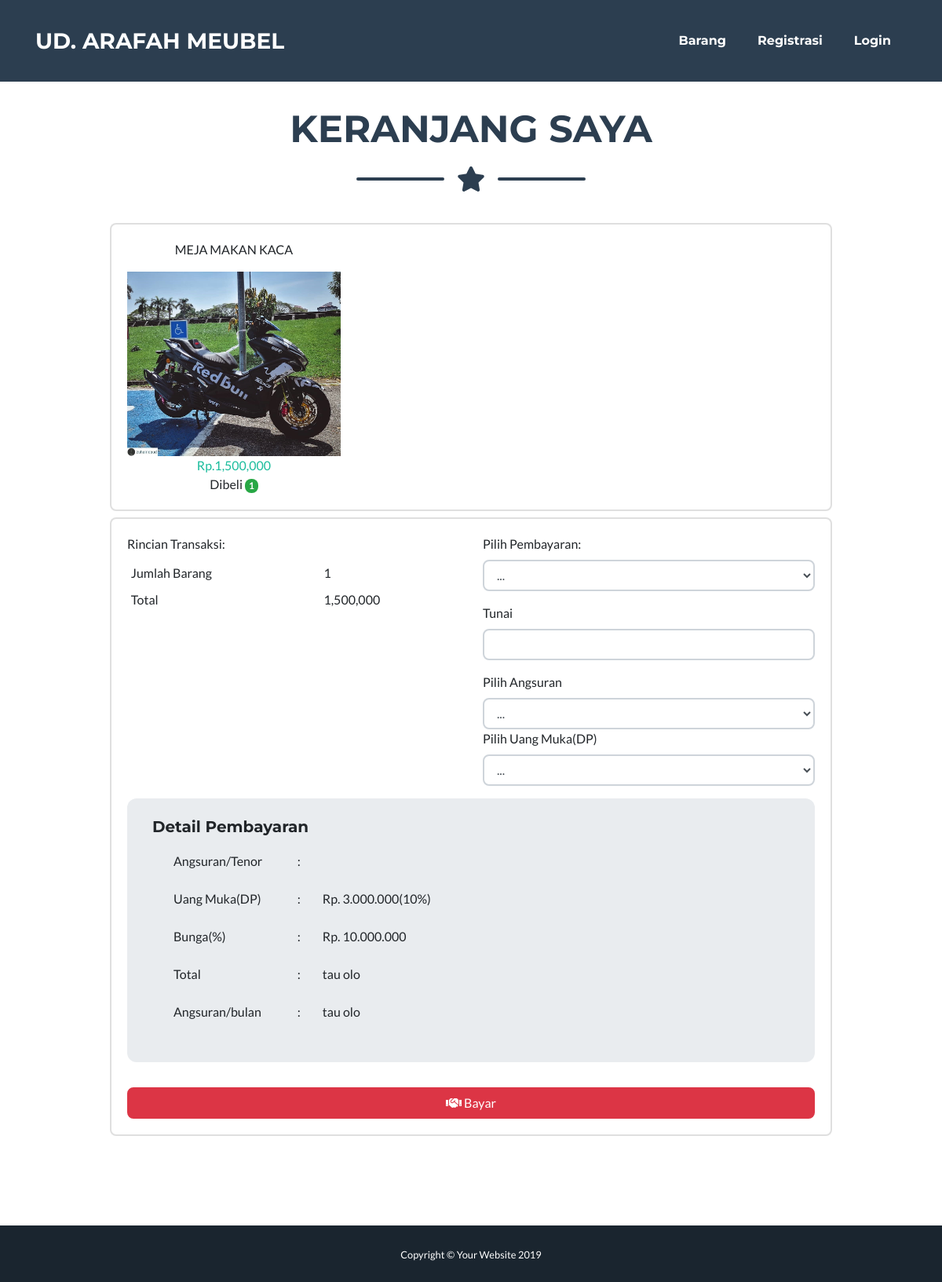
Before: /pelanggan/index2.php?page=keranjang with the older database file.
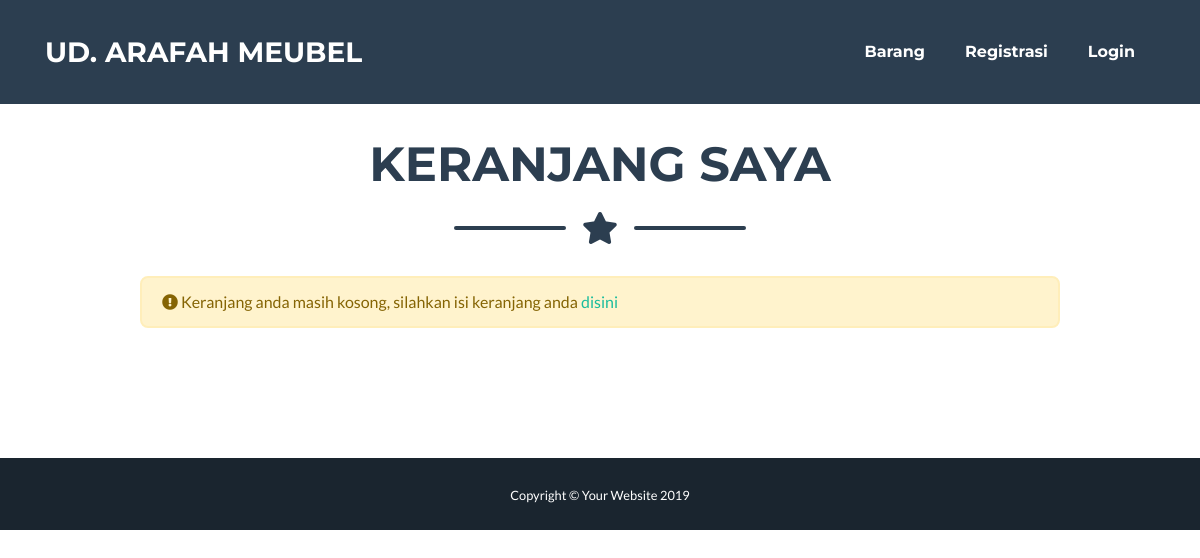
After: the same page with the newer database file.
### tables this page shows
CREATE TABLE IF NOT EXISTS `tbproduk` (
  `id` int(10) NOT NULL,
  `id_kategori` varchar(10) NOT NULL,
  `nama_barang` text NOT NULL,
  `harga` varchar(10) NOT NULL,
  `deskripsi` text NOT NULL,
  `tanggal` varchar(50) NOT NULL,
  `img` varchar(50) NOT NULL
);

CREATE TABLE IF NOT EXISTS `tbkeranjang` (
  `id` int(5) NOT NULL,
  `kode_pro` char(10) NOT NULL,
  `kode_pel` char(10) NOT NULL,
  `jumlah` char(20) NOT NULL
);

### pelanggan/laman/keranjang.php (the view, shortened to what this page needs)
<div class="col-md-10 offset-md-1">
	<?php
	$sql = mysql_query("SELECT * FROM tbkeranjang WHERE kode_pel='$idp'");
	$r = mysql_num_rows($sql);
	if($r){
	?>
	<div class="card my-2">
		<div class="card-body">
			<div class="row">
				<?php
				$sql = mysql_query("SELECT * FROM tbproduk a, tbkeranjang b, tbstok c WHERE a.id=b.kode_pro AND a.id=c.id_poroduk ORDER BY 1");
				while($d = mysql_fetch_array($sql)){?>
					<div class="col-md-4">
						<p class="text-center text-uppercase"><?= $d['nama_barang'];?></p>
						<img src="pic/1.jpg" class="img-fluid">
						<div class="card-text text-center">
							<span class="text-primary">Rp.<?= number_format($d['harga']);?></span><br>
							Dibeli <div class="badge badge-success"><?= $d['jumlah'];?></div><br>
						</div>
					</div>
				<?php } ?>
			</div>
		</div>
	</div>
	<div class="card">
		<div class="card-body">
			<div class="row">
				<?php
				$id = $_SESSION['id'];
				$sql = mysql_query("SELECT * FROM tbkeranjang a, tbproduk b WHERE a.kode_pro=b.id AND kode_pel='$id'");
				$item = 0;
				$tot = 0;
				while($d = mysql_fetch_array($sql)){
					$item += $d['jumlah'];
					$tot += $d['jumlah']*$d['harga'];
				}
				?>
				<div class="col-md-6">
					<label>Rincian Transaksi: </label>
					<table class="table table-borderless table-sm table-hover">
						<tr>
							<td>Jumlah Barang</td>
							<td id="item" alt="<?= $item;?>"><?= $item;?></td>
						</tr>
						<tr>
							<td>Total</td>
							<td id="total" alt="<?= $tot;?>"><?= number_format($tot);?></td>
						</tr>
					</table>
				</div>
				<div class="col-md-6">
					<div class="form-group">
						<label for="pilih_pay">Pilih Pembayaran:</label>
						<select class="form-control" id="pilih_pay">
							<option>...</option>
						</select>
					</div>
					<div class="form-group" id="tun">
						<label for="tunai">Tunai</label>
						<input type="text" name="" class="form-control" id="tunai">
					</div>
					<div class="form-group" id="kre">
						<label for="kredit">Pilih Angsuran</label>
						<select class="form-control" id="kredit">
							<option value="">...</option>
						</select>
						<label for="kredit">Pilih Uang Muka(DP)</label>
						<select class="form-control" id="dp">
							<option value="">...</option>
						</select>
					</div>
				</div>
			</div>
			<div class="jumbotron py-4" id="detail">
				<h5>Detail Pembayaran</h5>
				<div class="col-md-6">
					<table class="table table-borderless">
						<tr>
							<td>Angsuran/Tenor</td>
							<td>:</td>
							<td id="h_kre" alt=""></td>
						</tr>
						<tr>
							<td>Uang Muka(DP)</td>
							<td>:</td>
							<td id="h_dp" alt="">Rp. 3.000.000(10%)</td>
						</tr>
						<tr>
							<td>Bunga(%)</td>
							<td>:</td>
							<td id="bung" alt="">Rp. 10.000.000</td>
						</tr>
						<tr>
							<td>Total</td>
							<td>:</td>
							<td id="tot" alt="">tau olo</td>
						</tr>
						<tr>
							<td>Angsuran/bulan</td>
							<td>:</td>
							<td id="h_ang" alt="">tau olo</td>
						</tr>
					</table>
				</div>
			</div>
			<button class="btn btn-danger btn-block" id="byr"><i class="fa fa-handshake"></i> Bayar</button>
		</div>
	</div>
	<?php } else { ?>
		<div class="alert alert-warning"><i class="fa fa-exclamation-circle"></i> Keranjang anda masih kosong, silahkan isi keranjang anda <a href="?page=barang">disini</a></div>
	<?php } ?>
</div>

Changed rows visible on the page:
no longer on this page (row edited): tbproduk: nama_barang "MEJA MAKAN KACA", harga "1,500,000", tbkeranjang.jumlah "1"
Other visible differences:
$item: "1" → (not shown)
$tot: "1,500,000" → (not shown)
form field value: "..." → (not shown)
text no longer shown: "Rincian Transaksi: Jumlah Barang Total Pilih Pembayaran: Tunai Pilih Angsuran Pilih Uang Muka(DP) Detail Pembayaran Angsuran/Tenor : Uang Muka(DP) : Rp. 3.000.000(10%) Bunga(%) : Rp. 10.000.000 Total : tau olo Angsuran/bulan : tau olo Bayar"
text now shown: "Keranjang anda masih kosong, silahkan isi keranjang anda disini"
